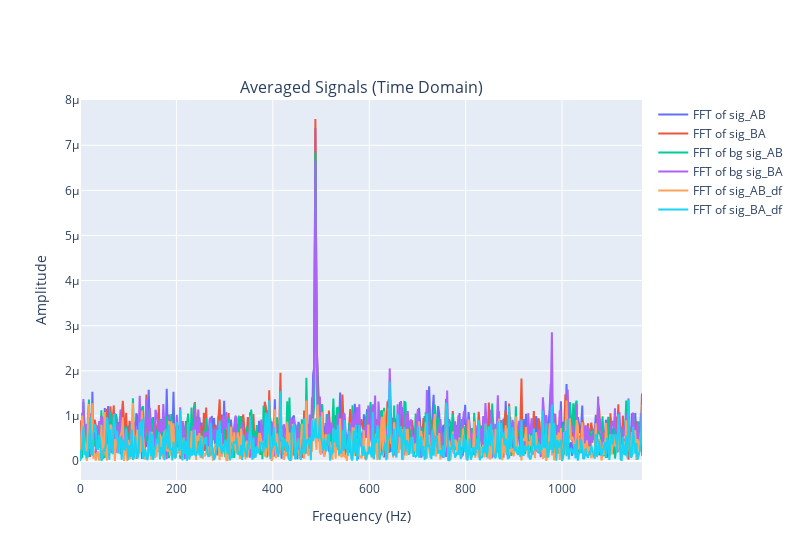

Write notebook code for a chart like this one.
### Code cell
# --- Define a helper function for FFT calculation ---
def calculate_fft(signal_avg, tau_array):
    N = len(signal_avg)
    try:
        T = tau_array[1] - tau_array[0]  # Sample spacing
    except IndexError:
        print("Warning: tau_array might not have enough points to determine sample spacing. Assuming T=1.")
        T = 1.0  # Default to 1 if not enough points

    # Remove DC component (mean) before FFT
    yf = np.fft.fft(signal_avg - np.mean(signal_avg))
    xf = np.fft.fftfreq(N, T)[:N//2] * 1e9

    # Amplitude normalization
    amplitude = 2.0/N * np.abs(yf[0:N//2])
    return xf, amplitude

# Calculate FFT for both signals
xf_AB, amp_AB = calculate_fft(sig_AB, dataset["tau_AB"])
xf_BA, amp_BA = calculate_fft(sig_BA, dataset["tau_BA"])
xf_AB, amp_AB_bg = calculate_fft(sig_AB_bg, dataset["tau_AB"])
xf_BA, amp_BA_bg = calculate_fft(sig_BA_bg, dataset["tau_BA"])
xf_AB, amp_AB_df = calculate_fft(sig_AB-sig_AB_bg, dataset["tau_AB"])
xf_BA, amp_BA_df = calculate_fft(sig_BA-sig_BA_bg, dataset["tau_BA"])


# --- Plotting with Plotly ---
import plotly.graph_objects as go
from plotly.subplots import make_subplots
# Create subplots for time domain and frequency domain
fig = make_subplots(rows=1, cols=1,
                    subplot_titles=('Averaged Signals (Time Domain)', 'FFT of Averaged Signals (Frequency Domain)'))



# Add frequency domain plots
fig.add_trace(go.Scatter(x=xf_AB, y=amp_AB, mode='lines', name='FFT of sig_AB'),
              row=1, col=1)
fig.add_trace(go.Scatter(x=xf_BA, y=amp_BA, mode='lines', name='FFT of sig_BA'),
              row=1, col=1)
fig.add_trace(go.Scatter(x=xf_AB, y=amp_AB_bg, mode='lines', name='FFT of bg sig_AB'),
              row=1, col=1)
fig.add_trace(go.Scatter(x=xf_BA, y=amp_BA_bg, mode='lines', name='FFT of bg sig_BA'),
              row=1, col=1)
fig.add_trace(go.Scatter(x=xf_AB, y=np.abs(amp_AB-amp_AB_bg), mode='lines', name='FFT of sig_AB_df'),
              row=1, col=1)
fig.add_trace(go.Scatter(x=xf_BA, y=np.abs(amp_BA-amp_BA_bg), mode='lines', name='FFT of sig_BA_df'),
              row=1, col=1)


# Update layout for frequency domain plot
fig.update_xaxes(title_text='Frequency (Hz)', row=1, col=1) # Changed to MHz

fig.update_yaxes(title_text='Amplitude', row=1, col=1)

# Update overall layout
fig.update_layout(width=800, showlegend=True, hovermode="x unified")
fig.show()

### Figure 1 — Plotly figure (JSON) as saved in the notebook; plotly's stock layout.template omitted (floating-point values rounded to 4 significant figures; data arrays with more than 128 entries replaced by an {"elided": "..."} marker saying what was removed)
{"data": [{"mode": "lines", "name": "FFT of sig_AB", "type": "scatter", "x": {"elided": "500 float values"}, "xaxis": "x", "y": {"elided": "500 float values"}, "yaxis": "y"}, {"mode": "lines", "name": "FFT of sig_BA", "type": "scatter", "x": {"elided": "500 float values"}, "xaxis": "x", "y": {"elided": "500 float values"}, "yaxis": "y"}, {"mode": "lines", "name": "FFT of bg sig_AB", "type": "scatter", "x": {"elided": "500 float values"}, "xaxis": "x", "y": {"elided": "500 float values"}, "yaxis": "y"}, {"mode": "lines", "name": "FFT of bg sig_BA", "type": "scatter", "x": {"elided": "500 float values"}, "xaxis": "x", "y": {"elided": "500 float values"}, "yaxis": "y"}, {"mode": "lines", "name": "FFT of sig_AB_df", "type": "scatter", "x": {"elided": "500 float values"}, "xaxis": "x", "y": {"elided": "500 float values"}, "yaxis": "y"}, {"mode": "lines", "name": "FFT of sig_BA_df", "type": "scatter", "x": {"elided": "500 float values"}, "xaxis": "x", "y": {"elided": "500 float values"}, "yaxis": "y"}], "layout": {"annotations": [{"font": {"size": 16}, "showarrow": false, "text": "Averaged Signals (Time Domain)", "x": 0.5, "xanchor": "center", "xref": "paper", "y": 1, "yanchor": "bottom", "yref": "paper"}], "hovermode": "x unified", "showlegend": true, "width": 800, "xaxis": {"anchor": "y", "domain": [0, 1], "title": {"text": "Frequency (Hz)"}}, "yaxis": {"anchor": "x", "domain": [0, 1], "title": {"text": "Amplitude"}}}}
